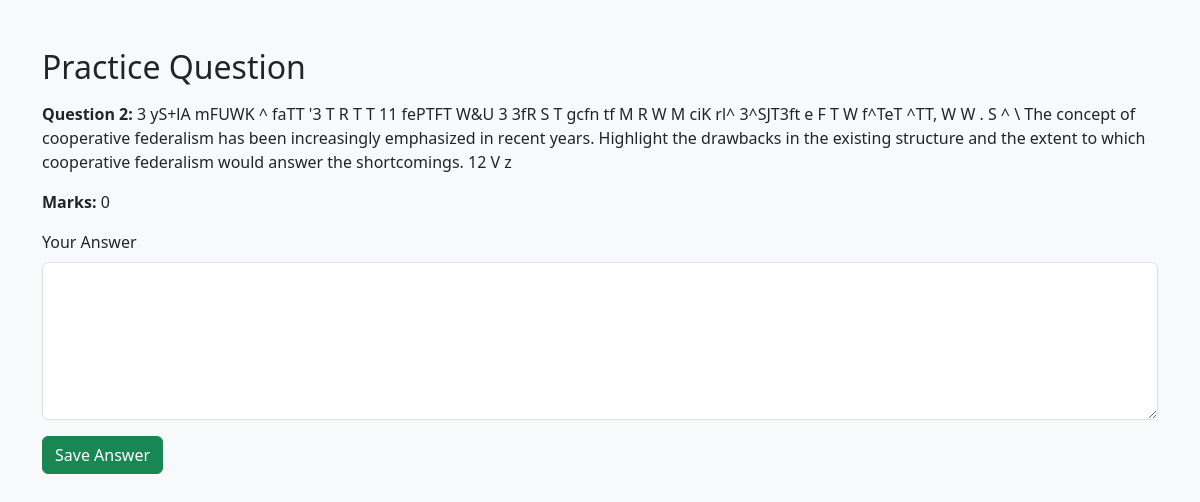
/practice/17/, run on the app's committed database.
### mains_practice/models.py (models this page shows, shortened)
class Question(models.Model):
    session = models.ForeignKey(UserSession, on_delete=models.CASCADE, related_name='questions')
    number = models.IntegerField()
    text = models.TextField()
    marks = models.IntegerField()

### mains_practice/views.py (the view, shortened to what this page needs)
# urls.py: path('practice/<int:id>/', views.practice_view, name='practice'),
def practice_view(request, id):
    question = get_object_or_404(Question, id=id)
    form = AnswerForm(request.POST or None)
    return render(request, 'practice.html', {'question': question, 'form': form})

### mains_practice/forms.py
class AnswerForm(forms.ModelForm):
    class Meta:
        model = Answer
        fields = ['text']
        widgets = {
            'text': forms.Textarea(attrs={'class': 'form-control', 'rows': 6})
        }

### mains_practice/templates/practice.html (shortened to what this page needs)
{% extends 'base.html' %}
{% block content %}
<h2 class="mb-3">Practice Question</h2>
<p><strong>Question {{ question.number }}:</strong> {{ question.text }}</p>
<p><strong>Marks:</strong> {{ question.marks }}</p>
<form method="post">
    <div class="mb-3">
        <label class="form-label">Your Answer</label>
        <textarea name="answer" class="form-control" rows="6"></textarea>
    </div>
    <button type="submit" class="btn btn-success">Save Answer</button>
</form>
{% endblock %}

### data on the page
Question: number "2", text "3 yS+lA mFUWK ^ faTT '3 T R T T 11 fePTFT W&U 3 3fR S T gcfn tf M R W M ciK rl^ 3^SJT3ft e F T W f^TeT ^TT, W W . S ^ \\ The concept of cooperative federalism has been increasingly emphasized in recent years. Highlight the drawbacks in the existing structure and the extent to which cooperative federalism would answer the shortcomings. 12 V z", marks "0"
